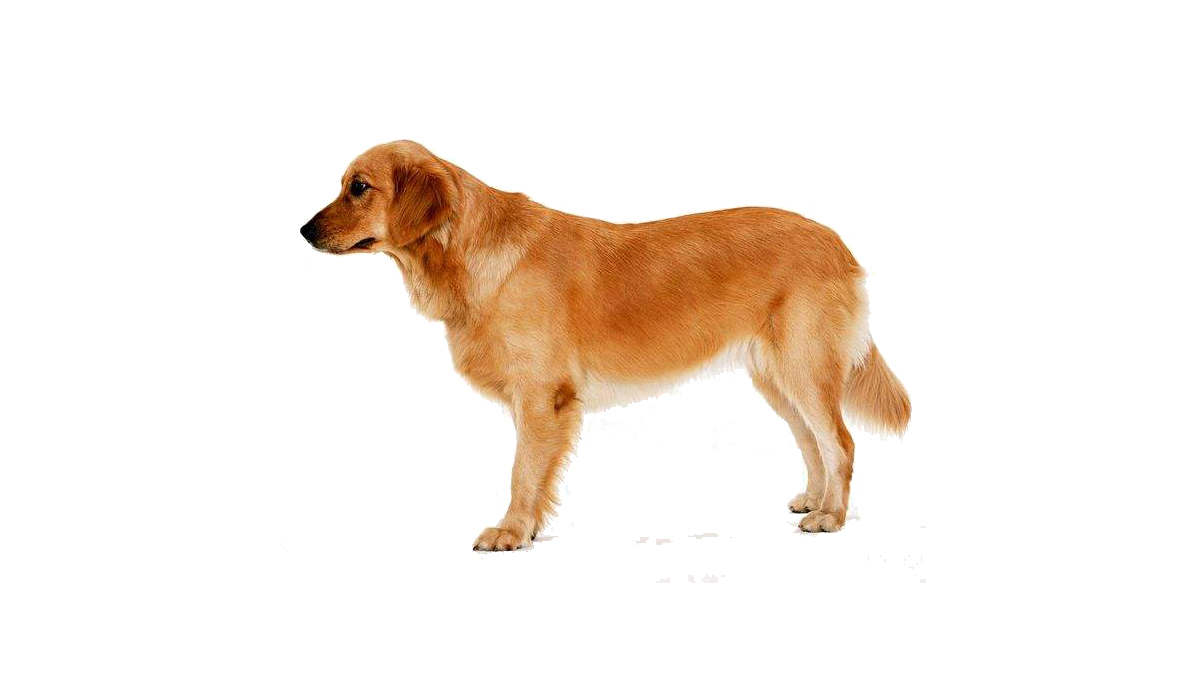
#> input picture 09形态学/dog.jpeg, 1200 x 675 px
$ python adapbinary.py
#> lines starting #> are read from the running program, lines starting #| are printed output that depends on the picture; after the words box and inside, x2 and y2 are one past the last pixel; in counts of white or black regions, pixels touching at a corner belong together
"""
自适应阈值二值化
adaptiveThreshold(img, maxVal, adaptiveMethod, type, blockSize, C)
adaptiveMethod: 计算阈值的方法
                1.ADAPTIVE_THRESH_MEAN_C: 计算邻近区域的平均值
                2.ADAPTIVE_THRESH_GAUSSIAN_C: 高斯窗口加权平均值
type: 和全局二值化一样，但只有两个值
      1.THRESH_BINARY
      2.THRESH_BINARY_INV
blockSize: 邻近区域的大小
C: 常量，应从计算出的平均值或加权平均值中减去
"""
import cv2
import numpy as np

img = cv2.imread('dog.jpeg')
#> img is the input picture: shape (675, 1200, 3); mean B, G, R 230.4, 238.1, 247
# 转化为灰度图
img1 = cv2.cvtColor(img, cv2.COLOR_BGR2GRAY)
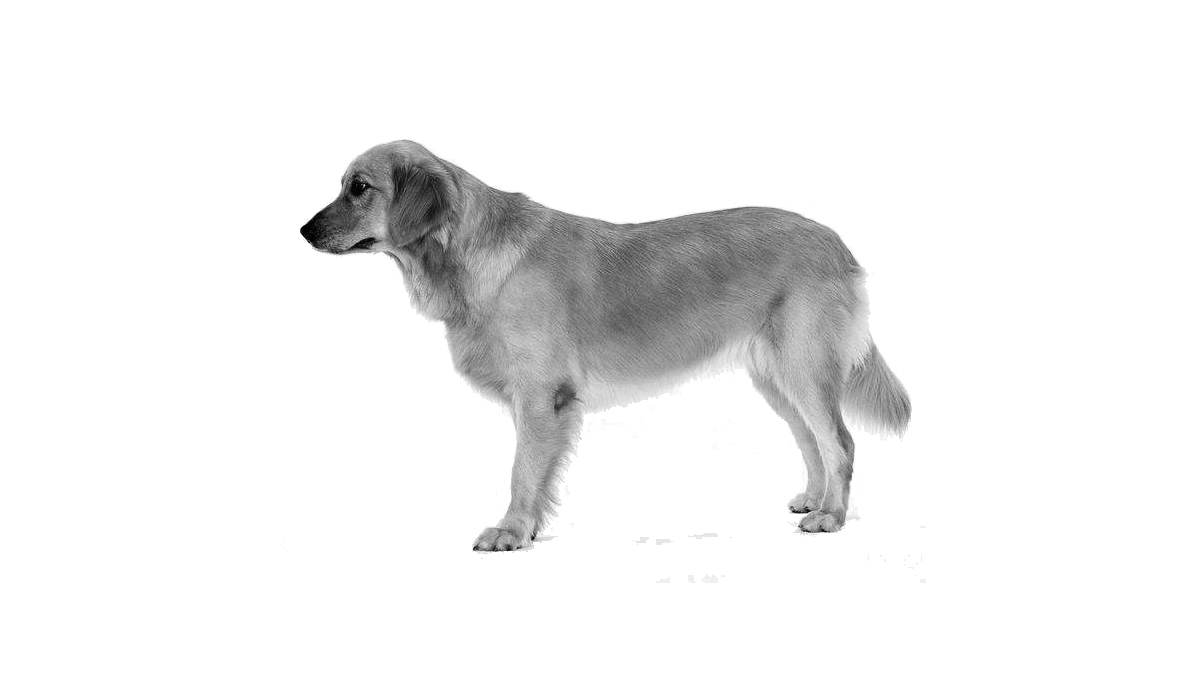
#> img1: shape (675, 1200); min 0, max 255, mean 239.9

dst = cv2.adaptiveThreshold(img1, 255, cv2.ADAPTIVE_THRESH_GAUSSIAN_C, cv2.THRESH_BINARY, 11, 0)
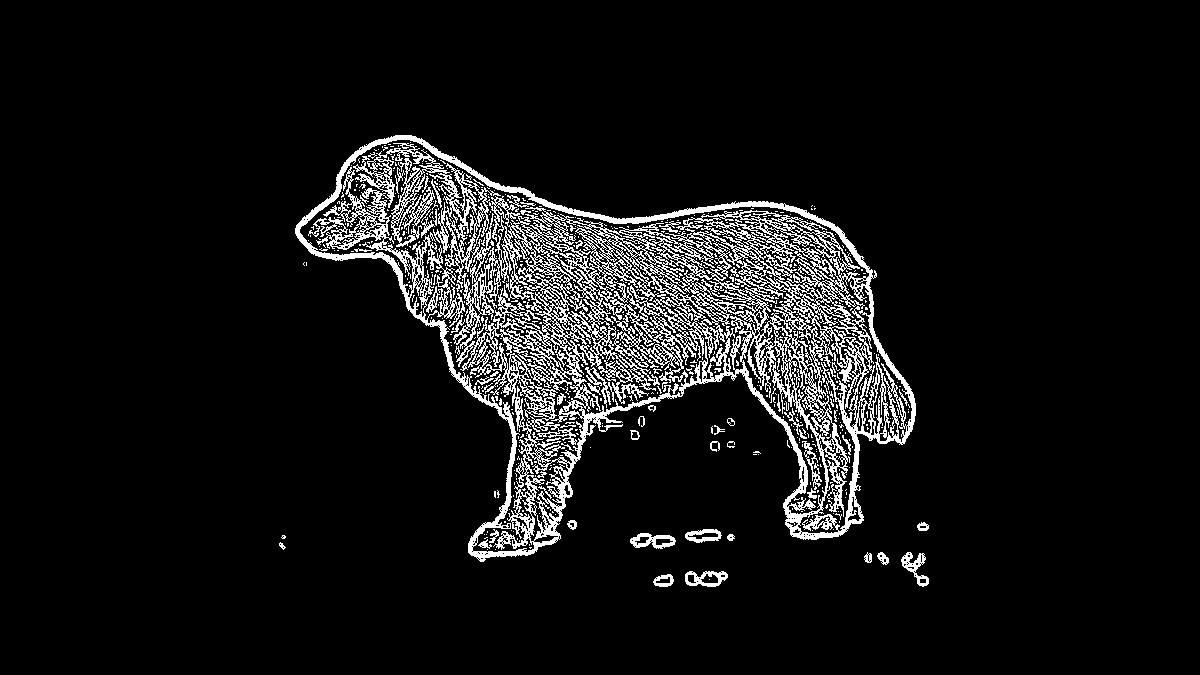
#> dst: shape (675, 1200); 8% white in thin lines or dots, all inside (x1, y1, x2, y2) = (279, 135, 929, 587)

cv2.imshow('img1', img1)
cv2.imshow('dst', dst)
cv2.waitKey(0)
